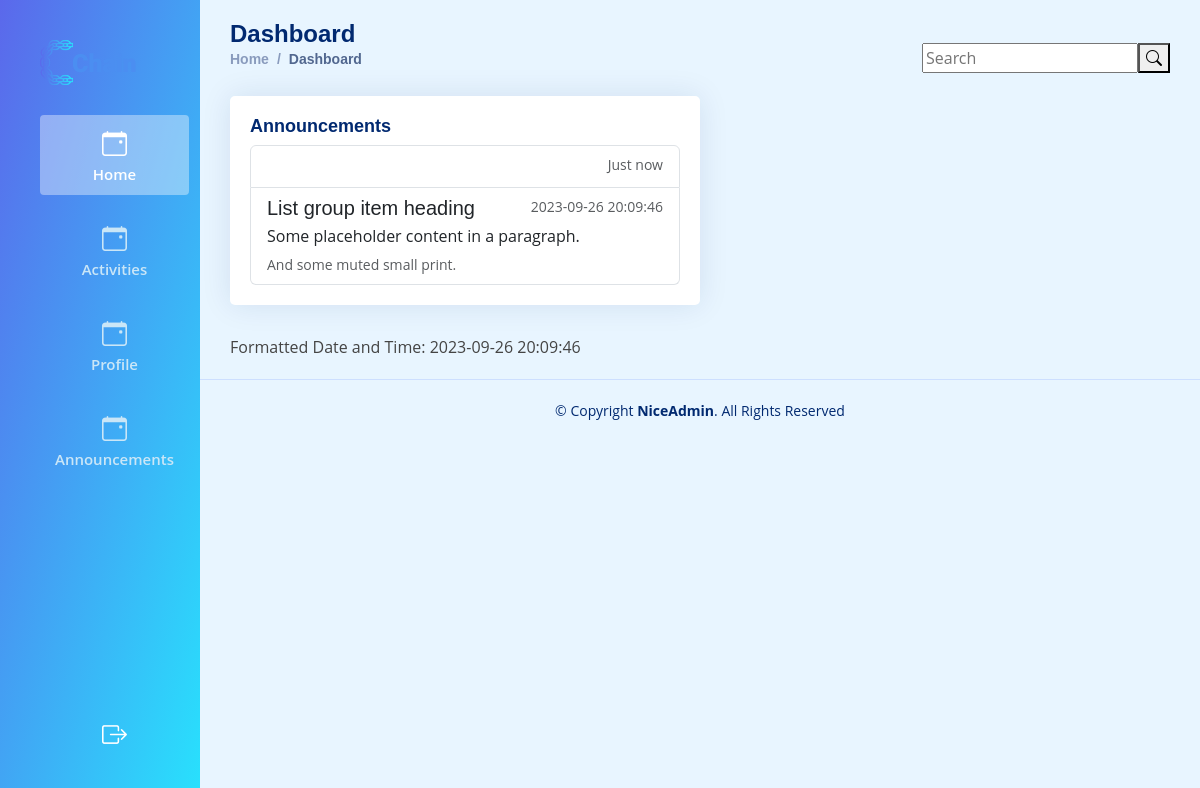
Page /client/pages/user/announcements.php on the earlier database version.
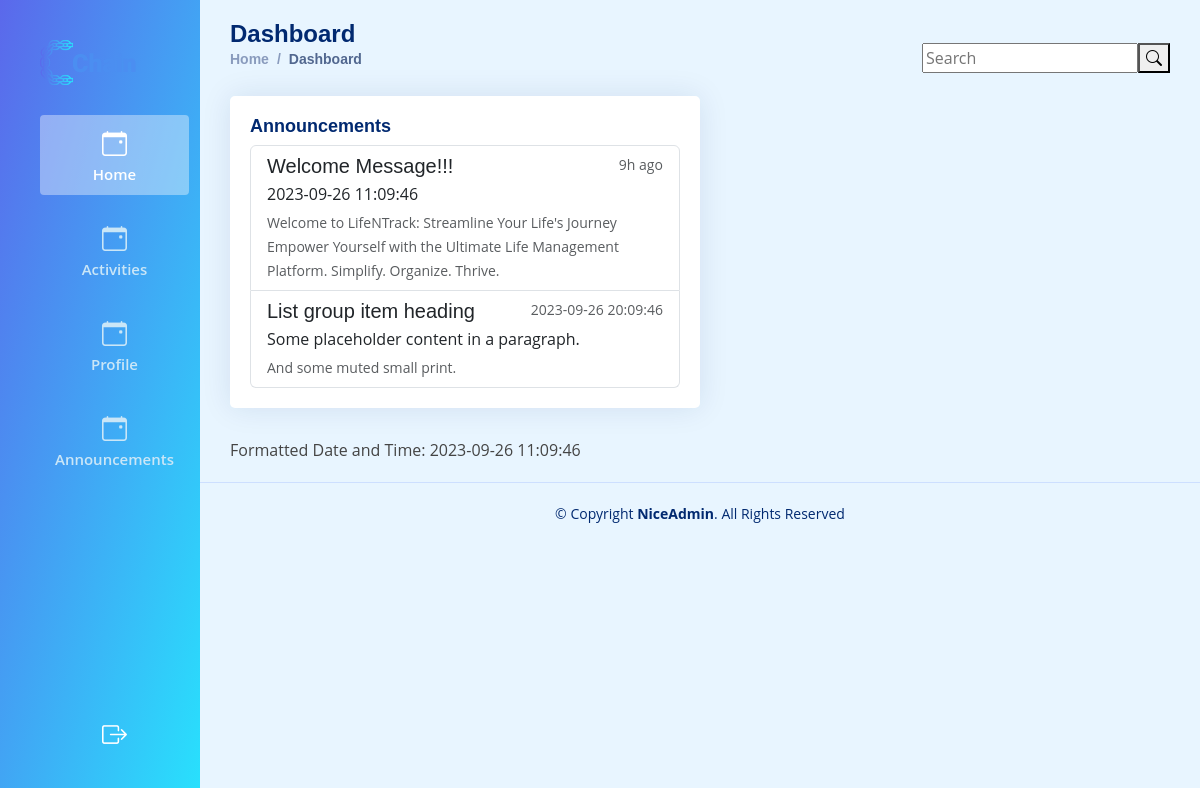
Same page on the later database version.
### tables this page shows
CREATE TABLE `announcement` (
  `id` int(11) NOT NULL,
  `title` varchar(50) NOT NULL,
  `description` varchar(255) NOT NULL,
  `timeCreated` timestamp NOT NULL DEFAULT current_timestamp(),
  `userId` int(11) NOT NULL
);

### server/controllers/getAnnouncement.php (called while the page is built, shortened)
<?php
$conn = getConnection();
$sql = "SELECT * FROM announcement where id = 1";
$result = mysqli_query($conn, $sql);
$announcement = mysqli_fetch_assoc($result);
include_once("getTimeGap.php");
$storedDate = $announcement['timeCreated'];
$timeGap = getTimeGap($storedDate);
$current = new DateTime();
?>

### server/controllers/getTimeGap.php (called while the page is built, shortened)
<?php
function getTimeGap($storedDate) {
    $storedDateTime = new DateTime($storedDate);
    $currentDateTime = new DateTime();
    $interval = $storedDateTime->diff($currentDateTime);
    $years = $interval->y;
    $months = $interval->m;
    $days = $interval->d;
    $hours = $interval->h;
    $minutes = $interval->i;
    $seconds = $interval->s;
    if ($years > 0) {
        return $years . "y ago";
    } elseif ($months > 0) {
        return $months . "mo ago";
    } elseif ($days > 0) {
        return $days . "d ago";
    } elseif ($hours > 0) {
        return $hours . "h ago";
    } elseif ($minutes > 0) {
        return $minutes . "m ago";
    } elseif ($seconds > 0) {
        return $seconds . "s ago";
    } else {
        return "Just now";
    }
}
?>

### client/pages/user/announcements.php (the view, shortened to what this page needs)
<?php include_once("../../../server/controllers/getAnnouncement.php") ?>
<!DOCTYPE html>
<html lang="en">
<head>
    <?php include_once("../../components/vendorCSSLinks.php") ?>
    <link rel="stylesheet" href="../../assets/css/main.css">
    <link rel="stylesheet" href="../../assets/css/user.css">
</head>
<body>
    <?php include_once("../../components/sidebar.php") ?>
    <main id="main" class="main user-main">
        <div class="page-header d-flex align-items-center">
            <div class="pagetitle">
                <h1>Dashboard</h1>
                <nav>
                    <ol class="breadcrumb">
                        <li class="breadcrumb-item"><a href="index.html">Home</a></li>
                        <li class="breadcrumb-item active">Dashboard</li>
                    </ol>
                </nav>
            </div>
            <div class="search-bar">
                <form class="search-form d-flex align-items-center" method="POST" action="#">
                    <input type="text" name="query" placeholder="Search" title="Enter search keyword">
                    <button type="submit" title="Search"><i class="bi bi-search"></i></button>
                </form>
            </div>
        </div>
        <div class="card col-6">
            <div class="card-body">
                <h5 class="card-title">Announcements</h5>
                <div class="list-group">
                    <a href="#" class="list-group-item list-group-item-action">
                        <div class="d-flex w-100 justify-content-between">
                            <h5 class="mb-1"><?= $announcement['title']?></h5>
                            <small class="text-muted"><?= $timeGap ?></small>
                        </div>
                        <p class="mb-1"><?= $announcement["timeCreated"]?></p>
                        <small class="text-muted"><?= $announcement['description']?></small>
                    </a>
                    <a href="#" class="list-group-item list-group-item-action">
                        <div class="d-flex w-100 justify-content-between">
                            <h5 class="mb-1">List group item heading</h5>
                            <small class="text-muted"><?= $current->format('Y-m-d H:i:s') ?></small>
                        </div>
                        <p class="mb-1">Some placeholder content in a paragraph.</p>
                        <small class="text-muted">And some muted small print.</small>
                    </a>
                </div>
            </div>
        </div>
        <?php
        $date = $announcement['timeCreated'];
        try {
            $dateTimeObject = new DateTime($date);
            echo "Formatted Date and Time: " . $dateTimeObject->format('Y-m-d H:i:s');
        } catch (Exception $e) {
            echo "Error: " . $e->getMessage();
        }
        ?>
    </main>
    <?php include_once("../../components/footer.php") ?>
</body>
</html>

Differences in the rows shown:
added announcement: title "Welcome Message!!!", timeCreated "9h ago", timeCreated "2023-09-26 11:09:46", description "Welcome to LifeNTrack: Streamline Your Life's Journey Empower Yourself with the Ultimate Life Management Platform. Simplify. Organize. Thrive."
Other differences:
$timeGap: "Just now" → (not shown)
$dateTimeObject->format('Y-m-d H:i:s'): "2023-09-26 20:09:46" → (not shown)
